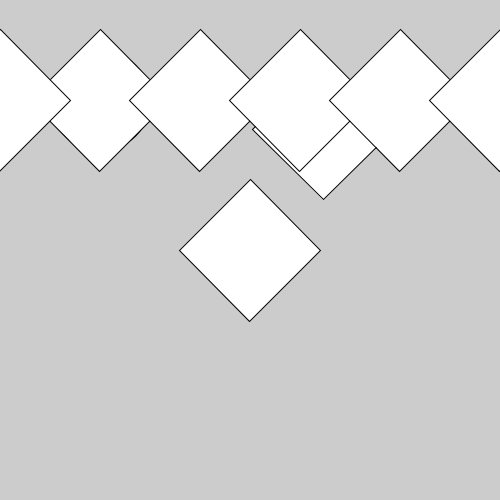
Frame 1 (no input)
Frame 60 (the mouse pressed at the canvas centre just before this capture): identical to frame 1, image omitted
Frame 120 (the mouse held since frame 60 and released just before this capture): identical to frame 1, image omitted

The Processing sketch that drew this single still picture (run headless with seeded random() and noise(); from frame 60 on, the mouse is pressed at the canvas centre):

// Processing sketch: Diamond_function_demo
// ── Diamond_function_demo.pde
// call - run something
// void - not returning anyhing/ not outputting to the code
void setup() {

  size(500, 500);
  circle(100, 100, 100);
  diamond(100, 100);
  diamond(0, 100);
  diamond(width/2, height/2);
  diamond(random(0, width), random(0, height));
  // output to the GUI and draw something
  diamond(200, 100);
  diamond(300, 100);
  diamond(400, 100);
  diamond(500, 100);
  
  fill(100, 255, 0);
  textSize(40);
  // does not output
  int x = int(random(0, 10));
  abs(-5);
  // random, int, and abs doesnt directly output to the GUI --> it acts as a pipeline to then output to the GUI, it outputs to the code and RETURNS a value
}

void diamond(float xOffset, float yOffset) {
  // with floats you determine where to write it in setup or draw inside ()
  push();
  rectMode(CENTER);
  translate(xOffset, yOffset);
  //(random(0, width), random(0, height)); -> puts diamond in a random place
  // puts diamond in a random place on the screen DO NOT CHAGE SQUARE
  rotate(radians(45));
  square(0, 0, 100);
  pop();
}

// making our own function - cant just run this you need to call it in setup

void draw() {
}

void mousePressed() {
}

void keyPressed() {
}

// push & pop, random,
